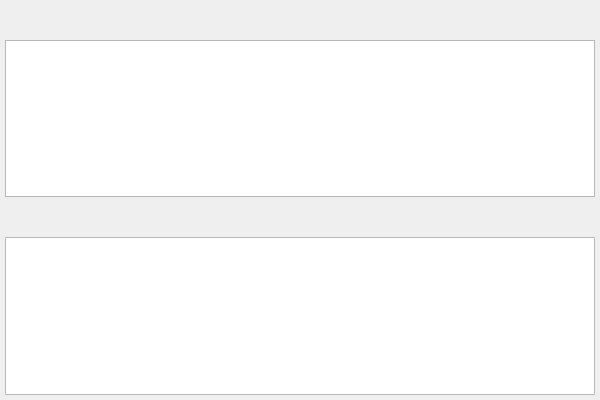
<?xml version="1.0" encoding="UTF-8"?>
<ui version="4.0">
 <class>RemoteSessionDialog</class>
 <widget class="QWidget" name="RemoteSessionDialog">
  <property name="geometry">
   <rect>
    <x>0</x>
    <y>0</y>
    <width>600</width>
    <height>400</height>
   </rect>
  </property>
  <property name="minimumSize">
   <size>
    <width>0</width>
    <height>0</height>
   </size>
  </property>
  <property name="maximumSize">
   <size>
    <width>16777215</width>
    <height>16777215</height>
   </size>
  </property>
  <property name="windowTitle">
   <string>RemoteSessionDialog</string>
  </property>
  <property name="styleSheet">
   <string notr="true"/>
  </property>
  <layout class="QGridLayout" name="gridLayout">
   <property name="leftMargin">
    <number>5</number>
   </property>
   <property name="topMargin">
    <number>5</number>
   </property>
   <property name="rightMargin">
    <number>5</number>
   </property>
   <property name="bottomMargin">
    <number>5</number>
   </property>
   <property name="spacing">
    <number>5</number>
   </property>
   <item row="1" column="0">
    <widget class="QTextBrowser" name="textBrowser">
     <property name="html">
      <string>&lt;!DOCTYPE HTML PUBLIC &quot;-//W3C//DTD HTML 4.0//EN&quot; &quot;http://www.w3.org/TR/REC-html40/strict.dtd&quot;&gt;
&lt;html&gt;&lt;head&gt;&lt;meta name=&quot;qrichtext&quot; content=&quot;1&quot; /&gt;&lt;meta charset=&quot;utf-8&quot; /&gt;&lt;style type=&quot;text/css&quot;&gt;
p, li { white-space: pre-wrap; }
hr { height: 1px; border-width: 0; }
li.unchecked::marker { content: &quot;\2610&quot;; }
li.checked::marker { content: &quot;\2612&quot;; }
&lt;/style&gt;&lt;/head&gt;&lt;body style=&quot; font-family:'Microsoft YaHei UI'; font-size:9pt; font-weight:400; font-style:normal;&quot;&gt;
&lt;p style=&quot;-qt-paragraph-type:empty; margin-top:0px; margin-bottom:0px; margin-left:0px; margin-right:0px; -qt-block-indent:0; text-indent:0px;&quot;&gt;&lt;br /&gt;&lt;/p&gt;&lt;/body&gt;&lt;/html&gt;</string>
     </property>
    </widget>
   </item>
   <item row="3" column="0">
    <widget class="QTextEdit" name="textEdit"/>
   </item>
   <item row="2" column="0">
    <widget class="QWidget" name="widget" native="true">
     <property name="minimumSize">
      <size>
       <width>0</width>
       <height>30</height>
      </size>
     </property>
     <layout class="QHBoxLayout" name="horizontalLayout">
      <property name="spacing">
       <number>10</number>
      </property>
      <property name="leftMargin">
       <number>0</number>
      </property>
      <property name="topMargin">
       <number>0</number>
      </property>
      <property name="rightMargin">
       <number>0</number>
      </property>
      <property name="bottomMargin">
       <number>0</number>
      </property>
      <item>
       <widget class="QtMaterialRaisedButton" name="button_clear" native="true">
        <property name="minimumSize">
         <size>
          <width>80</width>
          <height>25</height>
         </size>
        </property>
        <property name="maximumSize">
         <size>
          <width>60</width>
          <height>25</height>
         </size>
        </property>
       </widget>
      </item>
      <item>
       <widget class="QtMaterialRaisedButton" name="button_save" native="true">
        <property name="minimumSize">
         <size>
          <width>80</width>
          <height>25</height>
         </size>
        </property>
        <property name="maximumSize">
         <size>
          <width>60</width>
          <height>25</height>
         </size>
        </property>
       </widget>
      </item>
      <item>
       <spacer name="horizontalSpacer">
        <property name="orientation">
         <enum>Qt::Orientation::Horizontal</enum>
        </property>
        <property name="sizeHint" stdset="0">
         <size>
          <width>40</width>
          <height>20</height>
         </size>
        </property>
       </spacer>
      </item>
      <item>
       <widget class="QtMaterialRaisedButton" name="button_submit_2" native="true">
        <property name="minimumSize">
         <size>
          <width>80</width>
          <height>25</height>
         </size>
        </property>
        <property name="maximumSize">
         <size>
          <width>60</width>
          <height>25</height>
         </size>
        </property>
       </widget>
      </item>
     </layout>
    </widget>
   </item>
   <item row="0" column="0">
    <widget class="QWidget" name="widget_2" native="true">
     <property name="minimumSize">
      <size>
       <width>0</width>
       <height>30</height>
      </size>
     </property>
     <layout class="QHBoxLayout" name="horizontalLayout_2">
      <property name="spacing">
       <number>10</number>
      </property>
      <property name="leftMargin">
       <number>0</number>
      </property>
      <property name="topMargin">
       <number>0</number>
      </property>
      <property name="rightMargin">
       <number>0</number>
      </property>
      <property name="bottomMargin">
       <number>0</number>
      </property>
      <item>
       <widget class="QtMaterialRaisedButton" name="button_edit" native="true">
        <property name="minimumSize">
         <size>
          <width>80</width>
          <height>25</height>
         </size>
        </property>
        <property name="maximumSize">
         <size>
          <width>60</width>
          <height>25</height>
         </size>
        </property>
       </widget>
      </item>
      <item>
       <widget class="QtMaterialRaisedButton" name="button_launch" native="true">
        <property name="minimumSize">
         <size>
          <width>50</width>
          <height>25</height>
         </size>
        </property>
        <property name="maximumSize">
         <size>
          <width>50</width>
          <height>25</height>
         </size>
        </property>
       </widget>
      </item>
      <item>
       <spacer name="horizontalSpacer_2">
        <property name="orientation">
         <enum>Qt::Orientation::Horizontal</enum>
        </property>
        <property name="sizeHint" stdset="0">
         <size>
          <width>40</width>
          <height>20</height>
         </size>
        </property>
       </spacer>
      </item>
     </layout>
    </widget>
   </item>
  </layout>
 </widget>
 <customwidgets>
  <customwidget>
   <class>QtMaterialRaisedButton</class>
   <extends>QWidget</extends>
   <header>qt_material_widgets/qtmaterialraisedbutton.h</header>
   <container>1</container>
  </customwidget>
 </customwidgets>
 <resources/>
 <connections/>
</ui>
